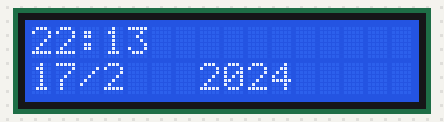
The sketch below on a simulated Arduino Uno, built with avr-gcc and run on an emulated ATmega328P. On the bench: 16×2 character LCD.

Above: at 0.1 s.
At 60.1 s:
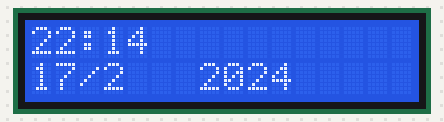
At 120.1 s:
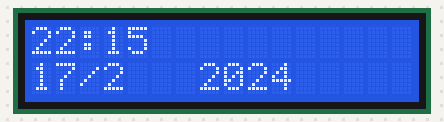

Measured:
- what the display in image 1 shows lasts 60.0 s, from 60.1 s to 120.1 s

The sketch:

clock_2_0.ino
```cpp
/*
 Тестирование производилось на Arduino IDE 1.6.11
 Дата тестирования 20.0509.2016г.
*/
const char now[] = __TIME__;

   byte hour =  atoi(&now[0]);
   byte minute = atoi(&now[3]);
   byte seconds = atoi(&now[6]);
byte mes = 2;
byte time_h = hour;
byte time_m = minute;
byte day_m = 17;
int day_in_year = 0;
long int year = 2024;
#include <LiquidCrystal.h>

LiquidCrystal lcd(7, 6, 5, 4, 3, 2);
byte bokal[] = {
  B11111,
  B11111,
  B11111,
  B11111,
  B11111,
  B00100,
  B00100,
  B11111
};
void setup()
{
  lcd.createChar(1, bokal);
 lcd.begin(16, 2);  // Инициализирует LCD 16x2

}

void loop()
{
  if (day_in_year == 366){
  time_h = 0;
  mes = 1;
  time_m = 0;
  day_in_year = 0;
    ++year;
    lcd.clear();
    lcd.setCursor(0,0);
    lcd.print("Happy new year!");
    lcd.setCursor(0,2);
    lcd.write(1);
    delay(60000);
    lcd.clear();
    ++time_m;


  }
  if(day_m == 31 &&  mes != 4 && mes != 6 && mes != 8 && mes != 10 ){
  mes++;
  }
  if (day_m == 28 && mes == 2 && year != 2024 ){
    mes++;
    day_in_year = 0;
  }

  if(time_h == 24){
    time_h = 0;
    time_m = 0;
	 ++day_m;
	 ++day_in_year;
  }
  if(time_m == 60){
   ++time_h;
   time_m = 0;
  }


  lcd.setCursor(0,2);
  lcd.print(day_m);
  lcd.setCursor(2,2);
  lcd.print("/");
  lcd.setCursor(3,2);
  lcd.print(mes);
  lcd.setCursor(7, 1);
  lcd.print(year);
  if(time_h < 10){
    lcd.setCursor(0,0); // Установить курсор на первыю строку
  lcd.print(0);
  lcd.setCursor(1,0);
  lcd.print(time_h);
  lcd.setCursor(2,0);
  lcd.print(":");
  }
  else{
    lcd.setCursor(0,0); // Установить курсор на первыю строку
  lcd.print(time_h);
  lcd.setCursor(2,0);
  lcd.print(":");
  }


  if (time_m < 10){
    lcd.setCursor(3,0);
    lcd.print(0);
    lcd.setCursor(4,0);
  lcd.print(time_m);
  }
  else{
    lcd.setCursor(3,0);
  lcd.print(time_m);
  }

 delay(60000);
 time_m ++;
}
```
